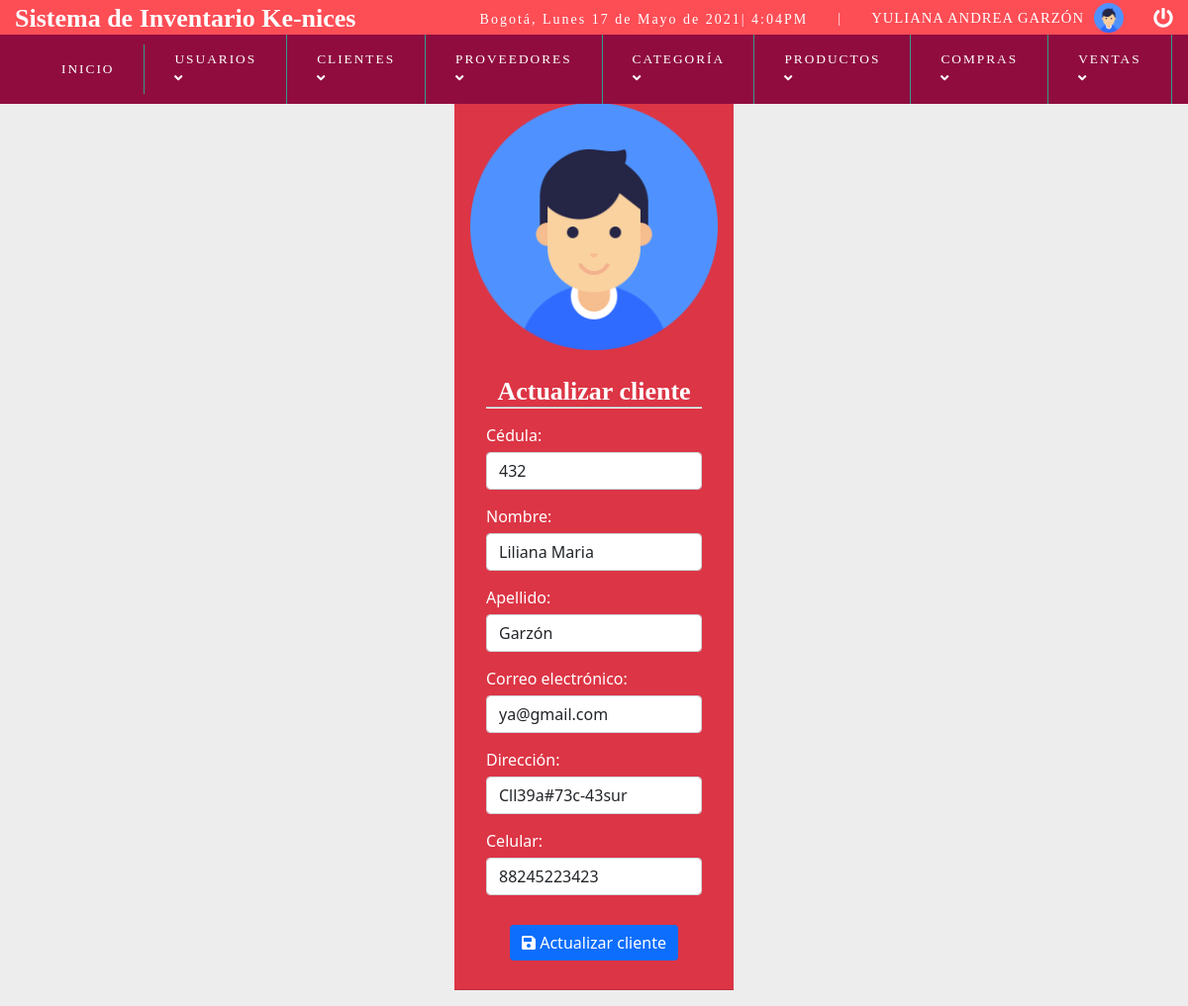
The app's page /vistas/modificar_cliente.php?id_cliente=1 (signed in) with its own data.
### tables this page shows
CREATE TABLE `clientes` (
  `id_cliente` int(15) NOT NULL,
  `id_usuario` int(15) NOT NULL,
  `cedula` varchar(15) NOT NULL,
  `nombre` varchar(200) NOT NULL,
  `apellido` varchar(200) NOT NULL,
  `direccion` varchar(200) NOT NULL,
  `email` varchar(200) DEFAULT NULL,
  `telefono` varchar(200) NOT NULL,
  `fecha` date NOT NULL DEFAULT current_timestamp(),
  `estado` bit(1) DEFAULT b'1'
);

### vistas/modificar_cliente.php (the view, shortened to what this page needs)
<?php
    include "../clases/ConexionBD.php";
            $id_cliente=$_REQUEST['id_cliente'];
            $sql=mysqli_query($conexionbd,"SELECT * FROM clientes  where id_cliente=$id_cliente AND estado=1");
           $result_sql=mysqli_num_rows($sql);
           if ($result_sql ==0) {
                header('location: lista_cliente.php');
            }else{
                while ($data=mysqli_fetch_array($sql)) {
                    $cedula=$data['cedula'];
                     $nombre= $data['nombre'];
                    $apellido = $data['apellido'];
                    $email= $data['email'];
                    $direccion = $data['direccion'];
                    $telefono = $data['telefono'];
         }
     }
 ?>
<!DOCTYPE html>
<html>
<head>
   <?php include "dependencias.php"; ?>
</head>
<body >
    <?php include "header.php"; ?>
    <div id="container ">
        <div class="row  justify-content-center ">
            <div class= "col-sm-3 mt-5 pt-5">
                <div class="card-header bg-danger mb-3 text-white text-center"><img class=" img-fluid mx-auto d-block" src="../img/avatar.png" alt="Responsive imagen" height="170px ">
                <div class="card-body ">
        <h1 style="border-bottom: white 2px groove">Actualizar cliente</h1>
                        <form action="" method="post">
                            <div >
                                 <label  style="display: block; text-align:left  ;margin: 15px auto 5px auto"for="cedula">Cédula: </label>
                                <input type="text" class="form-control" name="cedula" id="cedula" placeholder="Cédula" required autofocus value="<?php echo $cedula ?>">
                                 </div>
                                <div>
                                <label style="display: block; text-align:left;margin: 15px auto 5px auto" for="nombre">Nombre: </label>
                                <input type="text" class="form-control" name="nombre" id="nombre" placeholder="Nombres" required autofocus value="<?php echo $nombre ?>" >
                            </div>
                            <div >
                                <label style="display: block; text-align:left; margin: 15px auto 5px auto" for="apellido">Apellido: </label>
                                <input type="text" class="form-control" name="apellido" id="apellido" placeholder="Apellidos"required value="<?php echo $apellido ?>">
                            </div>
                            <div >
                            <label style="display: block; text-align:left; margin: 15px auto 5px auto" for="email">Correo electrónico: </label>
                             <input type="email" class="form-control" placeholder="Correo electrónico" name="email"  required pattern="^[A-Za-z0-9._%+-]+@[A-Za-z0-9.-]+\.[A-Za-z]{2,}$" title="Por favor, ingresar un email valido." value="<?php echo $email ?>">
                                 </div>
                                <div >
                                <label style="display: block; text-align:left; margin: 15px auto 5px auto"for="direccion">Dirección: </label>
                                <input type="text" class="form-control" name="direccion" id="direccion" placeholder="Dirección"required value="<?php echo $direccion ?>">
                            </div>
                            <div >
                                <label style="display: block; text-align:left; margin: 15px auto 5px auto" for="telefono">Celular: </label>
                                <input type="text" class="form-control" name="telefono" id="telefono" placeholder="Celular"required value="<?php echo $telefono ?>">
                            </div>
                            <button  style="margin: 30px auto 5px auto" class="btn btn-primary" ><i class="fas fa-save"></i> Actualizar cliente</button>
                        </form>
                        </div>
</body>
</html>

### css/menu.css (style rules this page uses)
* { margin: 0; padding: 0; box-sizing: border-box; }
body { background: #ededed; }
h1, h2, h3, h4, h5, h6 { font-family: 'lucida bright'; font-weight: bold; }
h1 { text-align: center; font-size: 26px; }
div h1 { margin-top: 10px; }
.btn { display: inline-block; border:2px; margin: 20px; margin-top: 10px; }

### records on screen
clientes: cedula "432", nombre "Liliana Maria", apellido "Garzón", email "ya@gmail.com", direccion "Cll39a#73c-43sur", telefono "88245223423"

### other values on screen
fecha() "Lunes 17 de Mayo de 2021| 4:04PM"
$_SESSION['nombre'] "YULIANA ANDREA"
$_SESSION['apellido'] "GARZÓN"
